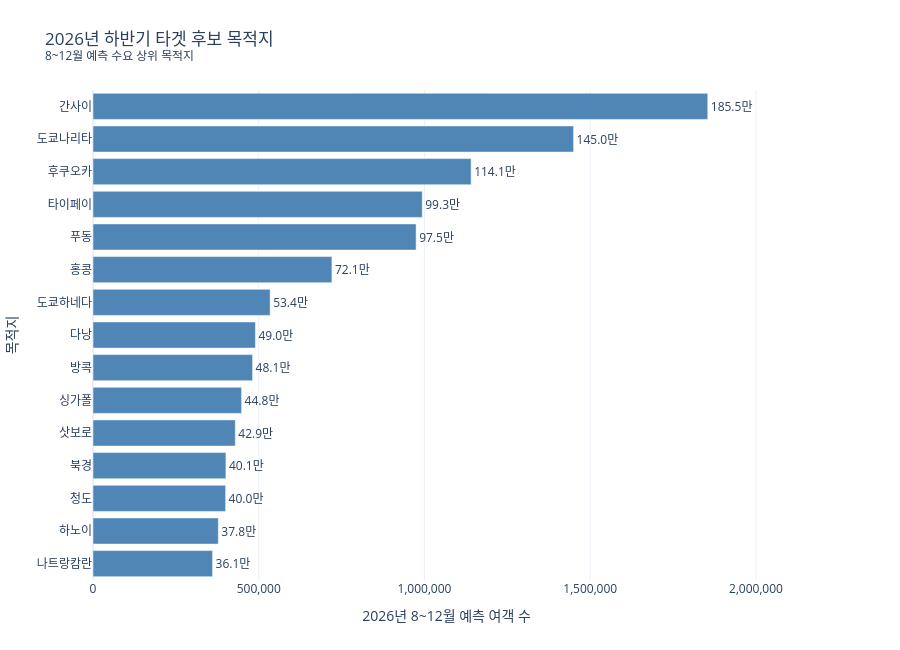

Notebook code cell kept with this figure:
### Code cell
# 차트: 최종 후보 목적지의 예측 수요와 성장성·운항안정성을 함께 본다.
cand_chart = (cand.head(15)
              .sort_values('예측_8_12').copy())
cand_chart['표시'] = cand_chart['예측_8_12'].map(
    lambda v: f'{v/1e4:.1f}만')
xmax = cand_chart['예측_8_12'].max()

fig = go.Figure()
fig.add_trace(go.Bar(
    y=cand_chart['dest'], x=cand_chart['예측_8_12'],
    name='2026년 8~12월 예측', orientation='h',
    marker_color='#4F86B5', text=cand_chart['표시'],
    textposition='outside', cliponaxis=False,
    customdata=cand_chart[['성장계수', '지연율', '취소율']].to_numpy(),
    hovertemplate=(
        '<b>%{y}</b><br>'
        '예측 수요: %{x:,.0f}명<br>'
        '성장계수: %{customdata[0]:.3f}<br>'
        '지연율: %{customdata[1]:.1%}<br>'
        '취소율: %{customdata[2]:.1%}'
        '<extra></extra>')))

fig.update_layout(
    title=('2026년 하반기 타겟 후보 목적지'
           '<br><sup>8~12월 예측 수요 상위 목적지</sup>'),
    xaxis_title='2026년 8~12월 예측 여객 수', yaxis_title='목적지',
    xaxis_tickformat=',', template=PLOTLY_TEMPLATE, height=650,
    margin={'l': 90, 'r': 100, 't': 90, 'b': 70},
    showlegend=False)

fig.update_xaxes(range=[0, xmax * 1.15])
fig.show(config={'displaylogo': False})

### Figure 1 — Plotly figure (JSON) as saved in the notebook; plotly's stock layout.template omitted (floating-point values rounded to 4 significant figures)
{"data": [{"cliponaxis": false, "customdata": [[0.839, 0.5396, 0.0003], [1.008, 0.3214, 0.0009333], [1.04, 0.2173, 0.0], [1.199, 0.224, 0.0017], [1.082, 0.1521, 0.0], [0.99, 0.3763, 0.000225], [0.8506, 0.4207, 0.0], [0.8455, 0.3039, 0.0002083], [1.11, 0.1229, 0.0005417], [1.097, 0.356, 0.0007583], [1.185, 0.3551, 0.0003417], [1.095, 0.337, 0.0], [1.115, 0.2183, 0.0], [1.192, 0.3038, 0.0005333], [1.195, 0.2447, 0.0004]], "hovertemplate": "<b>%{y}</b><br>예측 수요: %{x:,.0f}명<br>성장계수: %{customdata[0]:.3f}<br>지연율: %{customdata[1]:.1%}<br>취소율: %{customdata[2]:.1%}<extra></extra>", "marker": {"color": "#4F86B5"}, "name": "2026년 8~12월 예측", "orientation": "h", "text": ["36.1만", "37.8만", "40.0만", "40.1만", "42.9만", "44.8만", "48.1만", "49.0만", "53.4만", "72.1만", "97.5만", "99.3만", "114.1만", "145.0만", "185.5만"], "textposition": "outside", "type": "bar", "x": [360600.0, 378100.0, 400000.0, 401000.0, 429300.0, 448200.0, 481500.0, 490000.0, 534400.0, 720700.0, 974800.0, 993200.0, 1141000.0, 1450000.0, 1855000.0], "y": ["나트랑캄란", "하노이", "청도", "북경", "삿보로", "싱가폴", "방콕", "다낭", "도쿄하네다", "홍콩", "푸동", "타이페이", "후쿠오카", "도쿄나리타", "간사이"]}], "layout": {"height": 650, "margin": {"b": 70, "l": 90, "r": 100, "t": 90}, "showlegend": false, "title": {"text": "2026년 하반기 타겟 후보 목적지<br><sup>8~12월 예측 수요 상위 목적지</sup>"}, "xaxis": {"range": [0, 2133000.0], "tickformat": ",", "title": {"text": "2026년 8~12월 예측 여객 수"}}, "yaxis": {"title": {"text": "목적지"}}}}
